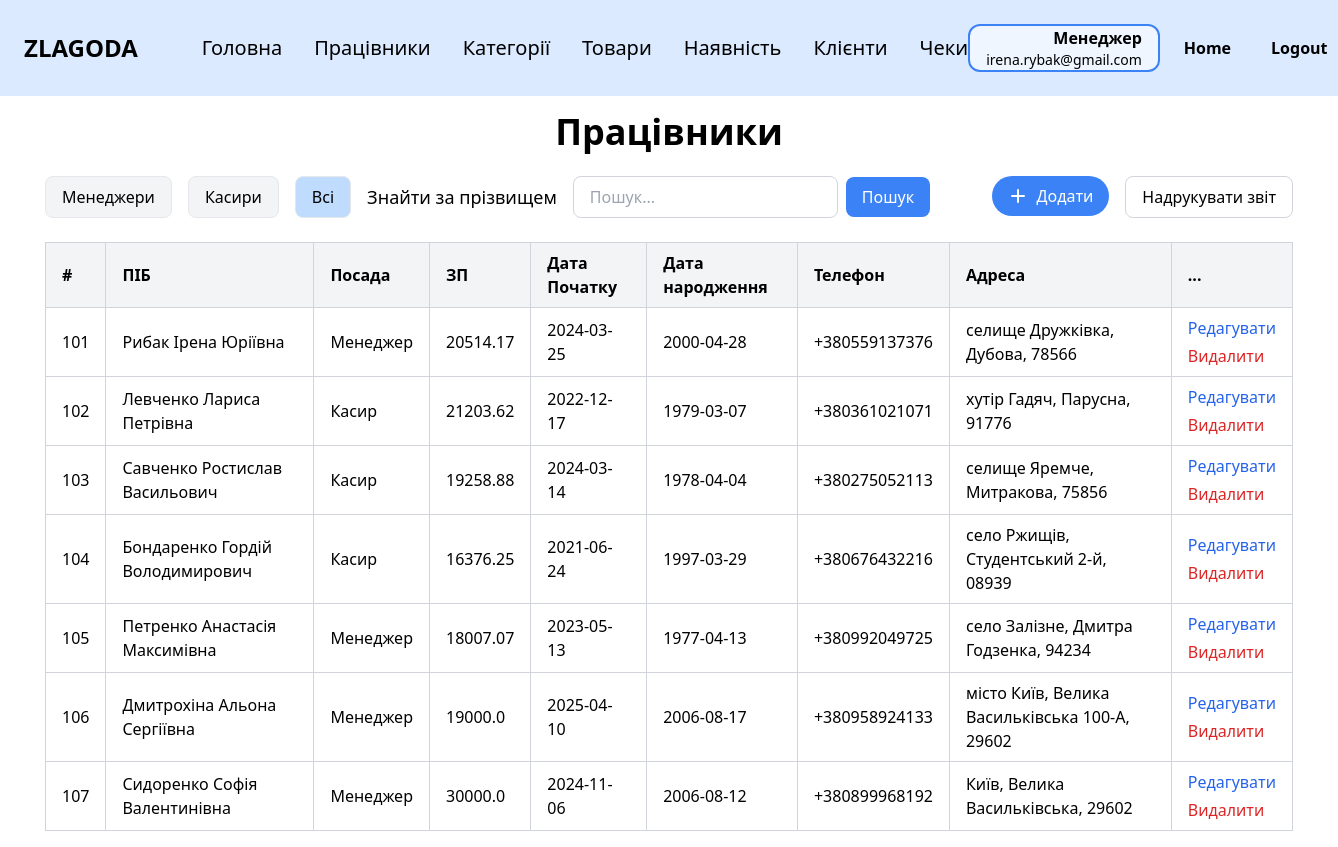
Page /employees (signed in) on the committed database.
### zlg_website/models.py (models this page shows, shortened)
class Employee(db.Model, UserMixin):
    __tablename__ = 'employee'
    id = db.Column(db.Integer, primary_key=True)
    last_name = db.Column(db.String(100))
    first_name = db.Column(db.String(100))
    middle_name = db.Column(db.String(100))
    position = db.Column(db.String(100))
    salary = db.Column(db.Float)
    start_date = db.Column(db.Date)
    birth_date = db.Column(db.Date)
    phone = db.Column(db.String(20))
    city = db.Column(db.String(100))
    street = db.Column(db.String(100))
    postal_code = db.Column(db.String(10))
    password = db.Column(db.String(10000))
    email = db.Column(db.String(100), unique=True)
    @property
    def full_name(self):
        parts = [self.last_name, self.first_name, self.middle_name]
        return " ".join(part for part in parts if part)
    @property
    def address(self):
        return f"{self.city}, {self.street}, {self.postal_code}"

### zlg_website/views/employees.py (the view)
@views.route('/employees')
@login_required
def employees():
    if current_user.position != 'Менеджер':
        abort(403)
    search_query = request.args.get('search', '')
    position_filter = request.args.get('position')
    sort = request.args.get('sort')
    order = request.args.get('order', 'asc')
    query = Employee.query
    if position_filter:
        query = query.filter(Employee.position == position_filter)
    if search_query:
        query = query.filter(Employee.last_name.ilike(f"%{search_query}%"))
    if sort == 'last_name':
        if order == 'desc':
            query = query.order_by(Employee.last_name.desc())
        else:
            query = query.order_by(Employee.last_name.asc())
    else:
        query = query.order_by(Employee.id.asc())  # за замовчуванням
    employees = query.all()
    return render_template("employees.html", user=current_user, employees=employees, current_filter=position_filter)

### zlg_website/__init__.py (called while the page is built)
def create_app():
    app = Flask(__name__)
    app.config['SECRET_KEY'] = 'zlagoda'
    app.config['SQLALCHEMY_DATABASE_URI'] = f'sqlite:///{os.path.join(app.instance_path, DB_NAME)}'
    db.init_app(app)
    from .views import views
    from .auth import auth
    app.register_blueprint(views, url_prefix='/')
    app.register_blueprint(auth, url_prefix='/')
    from .models import Employee
    with app.app_context():
        if database_is_empty():
            create_database(app)
    login_manager = LoginManager()
    login_manager.login_view = 'auth.login'
    login_manager.init_app(app)
    @login_manager.user_loader
    def load_user(id):
        return Employee.query.get(int(id))
    return app

### zlg_website/templates/employees.html (shortened to what this page needs)
{% extends "base.html" %}
{% block content %}
<div class="py-4">
    <h1 class="text-4xl font-bold mb-6 text-center">Працівники</h1>
    <div class="flex justify-between items-center mb-6">
        <div class="flex items-center">
            <div class="flex space-x-4 items-center">
                <a href="{{ url_for('views.employees', position='Менеджер') }}">
                    <button class="px-4 py-2 border rounded-lg bg-gray-100 hover:bg-gray-200 {% if current_filter == 'Менеджер' %}bg-blue-200{% endif %}">
                        Менеджери
                    </button>
                </a>
                <a href="{{ url_for('views.employees', position='Касир') }}">
                    <button class="px-4 py-2 border rounded-lg bg-gray-100 hover:bg-gray-200 {% if current_filter == 'Касир' %}bg-blue-200{% endif %}">
                        Касири
                    </button>
                </a>
                <a href="{{ url_for('views.employees') }}">
                    <button class="px-4 py-2 border rounded-lg bg-gray-100 hover:bg-gray-200 {% if not current_filter %}bg-blue-200{% endif %}">
                        Всі
                    </button>
                </a>
            </div>
            <p class="mr-4 ml-4 text-lg">Знайти за прізвищем</p>
            <form method="GET" action="{{ url_for('views.employees') }}" class="flex items-center" id="search-form">
    <input
        type="text"
        name="search"
        placeholder="Пошук..."
        value="{{ request.args.get('search', '') }}"
        class="px-4 py-2 border border-gray-300 rounded-lg focus:outline-none focus:ring-2 focus:ring-blue-500"
    />
    <button type="submit" class="ml-2 px-4 py-2 bg-blue-500 text-white rounded-lg hover:bg-blue-600">Пошук</button>
</form>
        </div>
        <div class="flex space-x-4">
            <a href="{{ url_for('views.add_employee_form') }}">
        <button class="flex items-center px-4 py-2 bg-blue-500 text-white rounded-full hover:bg-blue-600">
            <svg xmlns="http://www.w3.org/2000/svg" class="h-5 w-5 mr-2" viewBox="0 0 20 20" fill="currentColor">
                <path fill-rule="evenodd"
                      d="M10 3a1 1 0 011 1v5h5a1 1 0 110 2h-5v5a1 1 0 11-2 0v-5H4a1 1 0 110-2h5V4a1 1 0 011-1z"
                      clip-rule="evenodd"/>
            </svg>
            Додати
        </button>
            </a>
            <button class="px-4 py-2 border border-gray-300 rounded-lg hover:bg-gray-100">
        Надрукувати звіт
            </button>
        </div>
    </div>
    <div class="overflow-x-auto">
        <table class="min-w-full border-collapse border border-gray-300">
            <thead>
            <tr class="bg-gray-100">
                <th class="border border-gray-300 px-4 py-2 text-left">
                    <a href="{{ url_for('views.employees', search=request.args.get('search'), position=current_filter, sort='id', order='asc' if request.args.get('order') == 'desc' else 'desc') }}" class="hover:underline">
                        #
                    </a>
                </th>
                <th class="border border-gray-300 px-4 py-2 text-left">
                    <a href="{{ url_for('views.employees', search=request.args.get('search'), position=current_filter, sort='last_name', order='asc' if request.args.get('order') == 'desc' else 'desc') }}" class="hover:underline">
                        ПІБ
                    </a>
                </th>
                <th class="border border-gray-300 px-4 py-2 text-left">Посада</th>
                <th class="border border-gray-300 px-4 py-2 text-left">ЗП</th>
                <th class="border border-gray-300 px-4 py-2 text-left">Дата Початку</th>
                <th class="border border-gray-300 px-4 py-2 text-left">Дата народження</th>
                <th class="border border-gray-300 px-4 py-2 text-left">Телефон</th>
                <th class="border border-gray-300 px-4 py-2 text-left">Адреса</th>
                <th class="border border-gray-300 px-4 py-2 text-left">...</th>
            </tr>
            </thead>
            <tbody>
            {% if employees %}
            {% for employee in employees %}
            <tr>
                <td class="border border-gray-300 px-4 py-2">{{ employee.id }}</td>
                <td class="border border-gray-300 px-4 py-2">{{ employee.full_name }}</td>
                <td class="border border-gray-300 px-4 py-2">{{ employee.position }}</td>
                <td class="border border-gray-300 px-4 py-2">{{ employee.salary }}</td>
                <td class="border border-gray-300 px-4 py-2">{{ employee.start_date }}</td>
                <td class="border border-gray-300 px-4 py-2">{{ employee.birth_date }}</td>
                <td class="border border-gray-300 px-4 py-2">{{ employee.phone }}</td>
                <td class="border border-gray-300 px-4 py-2">{{ employee.address }}</td>
                <td class="border border-gray-300 px-4 py-2">
                    <div class="flex flex-col space-y-1">
                        <a href="/employees/edit/{{ employee.id }}" class="text-blue-600 hover:underline">Редагувати</a>
                        <form method="POST" action="{{ url_for('views.delete_employee', id=employee.id) }}" onsubmit="return confirmDeleteEmployee()" class="inline">
                            <button type="submit" class="text-red-600 hover:underline">Видалити</button>
                        </form>
                    </div>
                </td>
            </tr>
            {% endfor %}
            {% endif %}
            </tbody>
        </table>
    </div>
</div>
{% endblock %}

### zlg_website/templates/base.html (shortened to what this page needs)
<!DOCTYPE html>
<html lang="en">
<head>
    <link rel="stylesheet" href="https://cdn.jsdelivr.net/npm/tailwindcss@2.2.19/dist/tailwind.min.css">
</head>
<body class="bg-white text-black">
<nav class="bg-blue-100 p-6">
    <div class="flex items-center justify-between">
        <div class="text-black text-2xl font-black mr-16">ZLAGODA</div>
        {% if user.is_authenticated %}
        <div class="flex gap-8 max-md:gap-5 max-sm:hidden">
            <a href="/" class="text-xl cursor-pointer max-md:text-base">Головна</a>
            {% if user.position == 'Менеджер' %}
            <a href="/employees" class="text-xl cursor-pointer max-md:text-base">Працівники</a>
            <a href="/categories" class="text-xl cursor-pointer max-md:text-base">Категорії</a>
            <a href="/products" class="text-xl cursor-pointer max-md:text-base">Товари</a>
            <a href="/stock" class="text-xl cursor-pointer max-md:text-base">Наявність</a>
            <a href="/clients" class="text-xl cursor-pointer max-md:text-base">Клієнти</a>
            <a href="/receipts" class="text-xl cursor-pointer max-md:text-base">Чеки</a>
            {% elif user.position == 'Касир' %}
            <a href="/clients" class="text-xl cursor-pointer max-md:text-base">Клієнти</a>
            <a href="/receipts" class="text-xl cursor-pointer max-md:text-base">Чеки</a>
            {% endif %}
        </div>
        {% endif %}
        {% if user.is_authenticated %}
        <div class="flex items-center gap-6">
            <div class="px-4 border-2 border-blue-500 rounded-xl bg-blue-50 text-right">
                <p class="text-base font-semibold">
                    {% if user.position == 'Касир' %}
                    Касир
                    {% elif user.position == 'Менеджер' %}
                    Менеджер
                    {% else %}
                    {{ user.position }}
                    {% endif %}
                </p>
                <p class="text-sm">{{ user.email }}</p>
            </div>
            <a href="/welcome" class="text-black font-bold mr-4">Home</a>
            <a href="/logout" class="text-black font-bold">Logout</a>
        </div>
        {% else %}
        <a href="/login" class="text-black font-bold">Login</a>
        {% endif %}
    </div>
</nav>
<div class="container mx-auto px-4">
    {% block content %}{% endblock %}
</div>
</body>
</html>

### rows in the picture
Employee: email "irena.rybak@gmail.com", id "101", full_name "Рибак Ірена Юріївна", position "Менеджер", salary "20514.17", start_date "2024-03-25", birth_date "2000-04-28", phone "+380559137376", address "селище Дружківка, Дубова, 78566"
Employee: id "102", full_name "Левченко Лариса Петрівна", position "Касир", salary "21203.62", start_date "2022-12-17", birth_date "1979-03-07", phone "+380361021071", address "хутір Гадяч, Парусна, 91776"
Employee: id "103", full_name "Савченко Ростислав Васильович", position "Касир", salary "19258.88", start_date "2024-03-14", birth_date "1978-04-04", phone "+380275052113", address "селище Яремче, Митракова, 75856"
Employee: id "104", full_name "Бондаренко Гордій Володимирович", position "Касир", salary "16376.25", start_date "2021-06-24", birth_date "1997-03-29", phone "+380676432216", address "село Ржищів, Студентський 2-й, 08939"
Employee: id "105", full_name "Петренко Анастасія Максимівна", position "Менеджер", salary "18007.07", start_date "2023-05-13", birth_date "1977-04-13", phone "+380992049725", address "село Залізне, Дмитра Годзенка, 94234"
Employee: id "106", full_name "Дмитрохіна Альона Сергіївна", position "Менеджер", salary "19000.0", start_date "2025-04-10", birth_date "2006-08-17", phone "+380958924133", address "місто Київ, Велика Васильківська 100-А, 29602"
Employee: id "107", full_name "Сидоренко Софія Валентинівна", position "Менеджер", salary "30000.0", start_date "2024-11-06", birth_date "2006-08-12", phone "+380899968192", address "Київ, Велика Васильківська, 29602"
